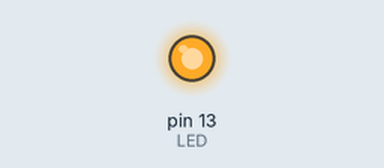
Simulated run of this sketch. Board: Arduino Uno, built with avr-gcc and run on an emulated ATmega328P. Shown: output pins drawn as LEDs (lit = HIGH).

Above: at 2.5 s.
At 5.5 s:
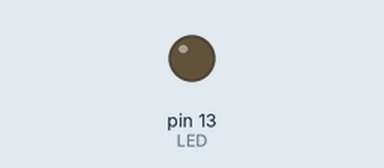
Timing chart, 0 to 7.8 s (numbered marks = the images above):
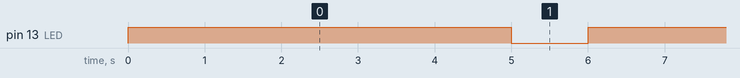

The sketch:

sketch1.ino
```cpp
const int LED = 13; //This is creating a constant called LED that is of type integer corresponding to the pin
// The led is connected to

void setup() { //void is the return type of this function, as in it returns nothing
  // put your setup code here, to run once:
  // For arduino, the setup function allows you to set pin modes (output or input)
  // Allows to declare variables you need, just generally call setup functions beforehand
  pinMode(LED,OUTPUT); //This defines our LED as an output pin

}

void loop() {
  // put your main code here, to run repeatedly:
  // things that our program actually does
  digitalWrite(LED,HIGH); //Turning the LED by setting the output to HIGH
  delay(5000); //Wait one second
  digitalWrite(LED,LOW); //This is turning off the LED
  delay(1000);
}

//10:20
```

Measured:
- by itself, pin 13 (LED): alternates HIGH for 5.0 s and LOW for 1.0 s
